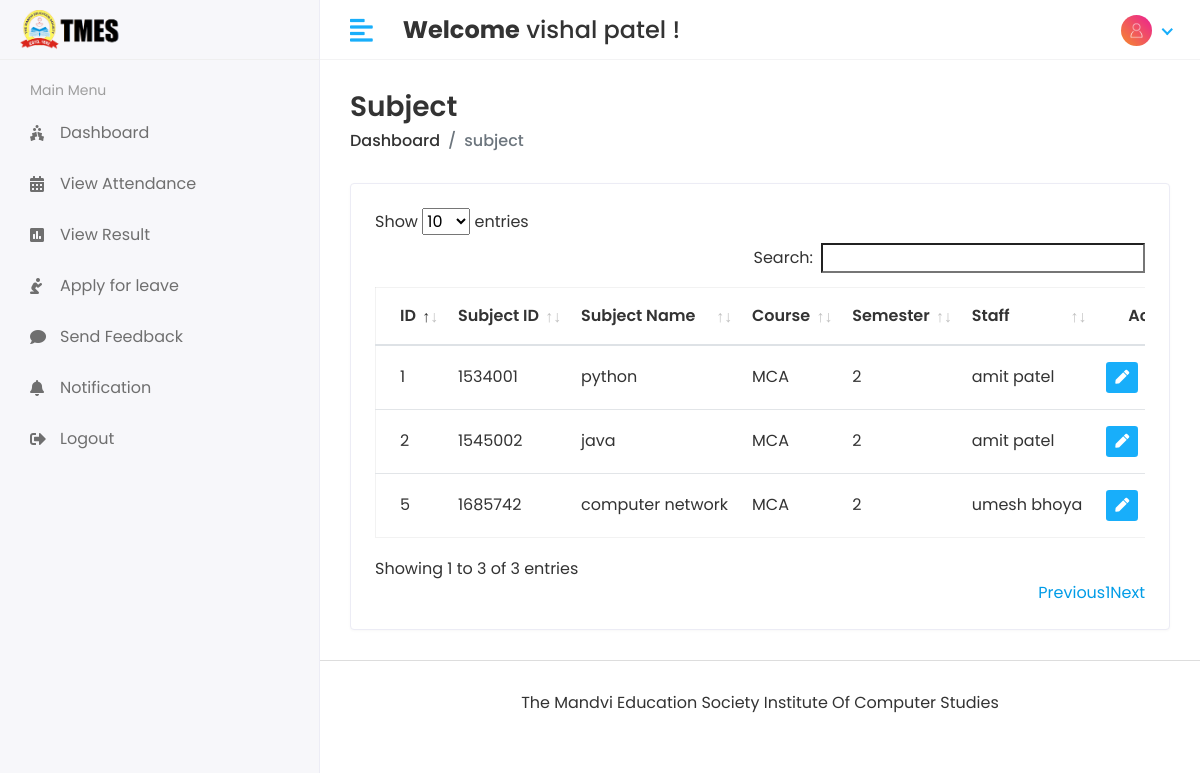
The page /Hod/Subject/View (signed in) on the database its author committed.
### app/models.py (models this page shows, shortened)
class CustomUser(AbstractUser):
    USER = (
        (1, 'HOD'),
        (2, 'STAFF'),
        (3, 'STUDENT')
    )
    user_type = models.CharField(choices=USER, max_length=50, default=1)
    profile_pic = models.ImageField(upload_to='media/profile_pic')

class Subject(models.Model):
    name = models.CharField(max_length=100)
    sub_id =models.IntegerField(default=0)
    semester = models.IntegerField(default=0)
    course = models.ForeignKey(Course,on_delete=models.CASCADE)
    staff = models.ForeignKey(Staff,on_delete=models.CASCADE)
    created_at = models.DateTimeField(auto_now_add=True,null=True)
    updated_at = models.DateTimeField(auto_now_add=True,null=True)

class Course(models.Model):
    name = models.CharField(max_length=100)
    no_sem = models.IntegerField(default=6)
    created_at = models.DateTimeField(auto_now_add=True)
    updated_at = models.DateTimeField(auto_now_add=True)
    def __str__(self):
        return self.name

class Staff(models.Model):
    admin = models.OneToOneField(CustomUser, on_delete=models.CASCADE)
    address = models.TextField()
    st_no = models.IntegerField(default=0)
    gender = models.CharField(max_length=100)
    created_at = models.DateTimeField(auto_now_add=True)
    updated_at = models.DateTimeField(auto_now_add=True)

### student_management_system/Hod_Views.py (the view)
# urls.py: path('Hod/Subject/View',Hod_Views.VIEW_SUBJECT,name='view_subject'),
@login_required(login_url='/')
def VIEW_SUBJECT(request):
    subject=Subject.objects.all()
    context={
        'subject':subject,
    }
    return render(request,'Hod/view_subject.html',context)

### templates/Hod/view_subject.html (shortened to what this page needs)
{% extends 'base.html' %}
{% block content %}
{% load static %}
<div class="content container-fluid">
   <div class="page-header">
      <div class="row align-items-center">
         <div class="col">
            <h3 class="page-title">Subject</h3>
            <ul class="breadcrumb">
               <li class="breadcrumb-item"><a href="{% url 'hod_home' %}">Dashboard</a></li>
               <li class="breadcrumb-item active">subject</li>
            </ul>
         </div>
      </div>
   </div>
   <div class="row">
      <div class="col-sm-12">
         <div class="card card-table">
            <div class="card-body">
               <div class="table-responsive">
                  <table id="table_id" class="table table-hover table-center mb-0 ">
                     <thead>
                        <tr>
                           <th>ID</th>
                           <th>Subject ID</th>
                           <th>Subject Name</th>
                           <th>Course</th>
                           <th>Semester</th>
                           <th>Staff</th>
                           <th class="text-right">Action</th>
                        </tr>
                     </thead>
                     <tbody>
                     {% for i in subject %}
                        <tr>
                           <td>{{i.id}}</td>
                           <td>{{i.sub_id}}</td>
                           <td>{{i.name}}</td>
                           <td>{{i.course}}</td>
                           <td>{{i.semester}}</td>
                           <td>{{i.staff.admin.first_name}}&nbsp;{{i.staff.admin.last_name}}</td>
                           <td class="text-right">
                              <div class="actions">
                                 <a href="{% url 'edit_subject' i.id %}" class="btn btn-sm bg-success-light mr-2">
                                 <i class="fas fa-pen"></i>
                                 </a>
                              </div>
                           </td>
                        </tr>
                     {% endfor %}
                     </tbody>
                  </table>
               </div>
            </div>
         </div>
      </div>
   </div>
</div>
{% endblock %}

### templates/includes/header.html (shortened to what this page needs)
{% load static %}
<div class="header">
    {% if user.user_type == '1' %}
    <div class="header-left">
       <a href="{% url 'hod_home' %}" class="logo">
       <img src="{% static 'assets/img/tmes-logo2.png' %}" alt="Logo">
       </a>
       <a href="{% url 'hod_home' %}" class="logo logo-small">
       <img src="{% static 'assets/img/tmes-logo.png' %}" alt="Logo" width="30" height="30">
       </a>
    </div>
    {% else %}
    <div class="header-left">
       <a href="{% url 'student_home' %}" class="logo">
       <img src="{% static 'assets/img/tmes-logo2.png' %}" alt="Logo">
       </a>
    </div>
    {% endif %}
    <a href="javascript:void(0);" id="toggle_btn">
    <i class="fas fa-align-left"></i>
    </a>
    <div class="top-nav-search mt-3">
       <h4><strong>Welcome</strong>&nbsp;<span>{{user.first_name}} {{user.last_name}}</span>&nbsp;!</h4>
    </div>
    <ul class="nav user-menu">
       <li class="nav-item dropdown has-arrow">
          <a href="#" class="dropdown-toggle nav-link" data-toggle="dropdown">
             {% if user.profile_pic == "" %}
          <span class="user-img"><img class="rounded-circle" src="{% static 'assets/img/a1234.png' %}" width="31"></span>
             {% else %}
          <span class="user-img"><img class="rounded-circle" src="/{{user.profile_pic}}" width="31"></span>
             {% endif %}
          </a>
       </li>
    </ul>
 </div>

### static/assets/css/style.css (style rules this page uses)
html { height: 100%; }
body { background-color: #fff; color: #333; font-family: 'Poppins', sans-serif; font-size: 1rem; height: 100%; line-height: 1.5; overflow-x: hidden; }
h1, h2, h3, h4, h5, h6 { font-family: 'Poppins', sans-serif; margin-top: 0; }
a { color: #009ce7; }
input, button, a { transition: all 0.4s ease; -moz-transition: all 0.4s ease; -o-transition: all 0.4s ease; -ms-transition: all 0.4s ease; -webkit-transition: all 0.4s ease; }
ul, ol { padding: 0px; list-style: none; }
.table { color: #333; max-width: 100%; margin-bottom: 0; width: 100%; }
.table.dataTable { border-collapse: collapse !important; border: 1px solid rgba(0, 0, 0, 0.05); }
.table thead tr th { font-weight: 600; }
.table tbody tr { border-bottom: 1px solid rgba(0, 0, 0, 0.05); }
.table.table-center td, .table.table-center th { vertical-align: middle; }
.card-table .card-body .table > thead > tr > th { border-top: 0; }
.card-table .card-body .table tr td:first-child, .card-table .card-body .table tr th:first-child { padding-left: 1.5rem; }
.card-table .card-body .table tr td:last-child, .card-table .card-body .table tr th:last-child { padding-right: 1.5rem; }
.card-table .table td, .card-table .table th { border-top: 1px solid #e2e5e8; padding: 1rem 0.75rem; white-space: nowrap; }
.card { border: 1px solid #ececf5; box-shadow: 0 1px 3px 0 rgba(0, 0, 0, 0.03); margin-bottom: 1.875rem; }
.card-body { padding: 1.5rem; }
.bg-success-light { background-color: #18aefa; color: #fff; }
.header { background-color: #fff; border-bottom: 1px solid #f3f3f4; left: 0; position: fixed; right: 0; top: 0; z-index: 1001; height: 60px; }
.header .header-left { float: left; height: 60px; padding: 0 20px; position: relative; width: 320px; z-index: 1; transition: all 0.2s ease-in-out; background-color: #f7f7fa; border-bottom: 1px solid #efefef; border-right: 1px solid #ececf5; display: flex; align-items: center; }
.header .header-left .logo { display: inline-block; line-height: 60px; }
.header .header-left .logo img { max-height: 40px; width: auto; }
.header .dropdown-toggle:after { display: none; }
.header .has-arrow .dropdown-toggle:after { border-top: 0; border-left: 0; border-bottom: 2px solid #18aefa; border-right: 2px solid #18aefa; content: ''; height: 8px; display: inline-block; pointer-events: none; -webkit-transform-origin: 66% 66%; -ms-transform-origin: 66% 66%; transform-origin: 66% 66%; -webkit-transform: rotate(45deg); -ms-transform: rotate(45deg); transform: rotate(45deg); -webkit-transition: all 0.15s ease-in-out; transition: all 0.15s ease-in-out; width: 8px; vertical-align: 0px; }
.user-menu { float: right; margin: 0; position: relative; z-index: 99; padding-right: 15px; }
.user-menu.nav > li > a { color: #a0a0a0; font-size: 14px; line-height: 58px; padding: 0 15px; height: 60px; }
.user-img { margin-right: 3px; position: relative; }
.top-nav-search { float: left; margin-left: 15px; }
.page-wrapper > .content { padding: 1.875rem 1.875rem 0; }
.page-header { margin-bottom: 1.875rem; }
.page-header .breadcrumb { background-color: transparent; color: #6c757d; font-size: 1rem; font-weight: 500; margin-bottom: 0; padding: 0; }
.page-header .breadcrumb a { color: #333; }
.page-title { font-size: 28px; font-weight: 600; color: #333; margin-bottom: 5px; }
@media (min-width: 992px) { #toggle_btn { align-items: center; color: #18aefa; display: inline-flex; float: left; font-size: 26px; height: 60px; justify-content: center; margin-left: 15px; padding: 0 15px; } }

### rows shown on the page
CustomUser: first_name "vishal", last_name "patel", profile_pic (picture)
Subject: id "1", sub_id "1534001", name "python", course "MCA", semester "2", staff.admin.first_name "amit", staff.admin.last_name "patel"
Subject: id "2", sub_id "1545002", name "java", course "MCA", semester "2", staff.admin.first_name "amit", staff.admin.last_name "patel"
Subject: id "5", sub_id "1685742", name "computer network", course "MCA", semester "2", staff.admin.first_name "umesh", staff.admin.last_name "bhoya"
